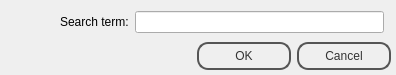
<?xml version="1.0" encoding="UTF-8"?>
<ui version="4.0">
 <class>SearchDialog</class>
 <widget class="QDialog" name="SearchDialog">
  <property name="geometry">
   <rect>
    <x>0</x>
    <y>0</y>
    <width>396</width>
    <height>75</height>
   </rect>
  </property>
  <property name="windowTitle">
   <string>Dialog</string>
  </property>
  <property name="styleSheet">
   <string notr="true">
#SearchDialog {
background: qlineargradient(x1: 0, y1: 0, x2: 0, y2: 1,
stop: 0 #a6a6a6, stop: 0.08 #7f7f7f,
stop: 0.39999 #717171, stop: 0.4 #626262,
stop: 0.9 #4c4c4c, stop: 1 #333333);
border: none
}

#SearchDialog QPushButton {
color: #333;
border: 2px solid #555;
border-radius: 11px;
padding: 5px;
background: qradialgradient(cx: 0.3, cy: -0.4,
fx: 0.3, fy: -0.4,
radius: 1.35, stop: 0 #fff, stop: 1 #888);
min-width: 80px;
}


#SearchDialog QPushButton:pressed {
background: qradialgradient(cx: 0.4, cy: -0.1,
fx: 0.4, fy: -0.1,
radius: 1.35, stop: 0 #fff, stop: 1 #ddd);
}
</string>
  </property>
  <widget class="QDialogButtonBox" name="buttonBox">
   <property name="geometry">
    <rect>
     <x>50</x>
     <y>40</y>
     <width>341</width>
     <height>32</height>
    </rect>
   </property>
   <property name="orientation">
    <enum>Qt::Horizontal</enum>
   </property>
   <property name="standardButtons">
    <set>QDialogButtonBox::Cancel|QDialogButtonBox::Ok</set>
   </property>
  </widget>
  <widget class="QWidget" name="horizontalLayoutWidget">
   <property name="geometry">
    <rect>
     <x>60</x>
     <y>10</y>
     <width>324</width>
     <height>24</height>
    </rect>
   </property>
   <layout class="QHBoxLayout" name="horizontalLayout">
    <item>
     <widget class="QLabel" name="label">
      <property name="text">
       <string>Search term:</string>
      </property>
     </widget>
    </item>
    <item>
     <widget class="QLineEdit" name="searchEdit"/>
    </item>
   </layout>
  </widget>
 </widget>
 <resources/>
 <connections>
  <connection>
   <sender>buttonBox</sender>
   <signal>accepted()</signal>
   <receiver>SearchDialog</receiver>
   <slot>accept()</slot>
   <hints>
    <hint type="sourcelabel">
     <x>248</x>
     <y>254</y>
    </hint>
    <hint type="destinationlabel">
     <x>157</x>
     <y>274</y>
    </hint>
   </hints>
  </connection>
  <connection>
   <sender>buttonBox</sender>
   <signal>rejected()</signal>
   <receiver>SearchDialog</receiver>
   <slot>reject()</slot>
   <hints>
    <hint type="sourcelabel">
     <x>316</x>
     <y>260</y>
    </hint>
    <hint type="destinationlabel">
     <x>286</x>
     <y>274</y>
    </hint>
   </hints>
  </connection>
 </connections>
</ui>
